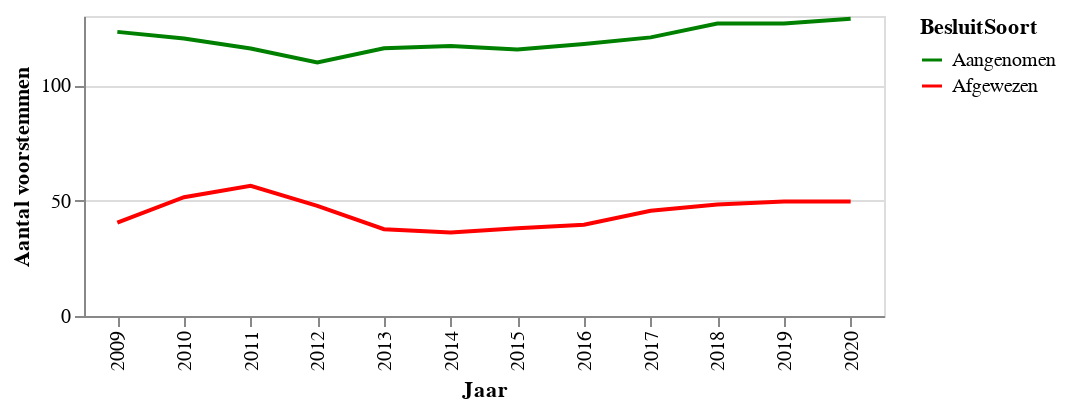

Write notebook code for a chart like this one.
### Markdown cell above
We onderzoeken alle aangenomen moties tussen 2009 en 2020. In totaal is er over bijna 30.000 moties gestemd. Het aantal moties stijgt, en met name het aantal aangenomen moties. In verkiezingsjaren (2010, 2012 en 2017) ligt het aantal moties duidelijk lager. Tussen 2012 en 2013 werden relatief veel moties afgewezen.

### Code cell
data = df.groupby(['Jaar', 'BesluitSoort']).agg(Aantal=('Voor', 'mean')).reset_index()
data = data.replace({0: 'Afgewezen', 1: 'Aangenomen'})

# source = source.melt('index',var_name='Stem', value_name='Gemiddeld aantal voorstemmen')
# source['index'] += 2008
chart = alt.Chart(data,width=400,height = 150).mark_line().encode(
    x=alt.X('Jaar:N', axis=alt.Axis(title='Jaar')),
    y='Aantal:Q',
    color=alt.Color('BesluitSoort:N',
                scale=alt.Scale(
        domain=['Aangenomen','Afgewezen'],
        range=['green', 'red']))

)
chart.encoding.y.title = 'Aantal voorstemmen'
chart

### Figure 1 — Vega-Lite specification as saved in the notebook (floating-point values rounded to 4 significant figures)
{"config": {"view": {"continuousWidth": 400, "continuousHeight": 300}}, "data": {"name": "data-bfa1c21578e72c97b0618e0cb5baa7b0"}, "mark": "line", "encoding": {"color": {"type": "nominal", "field": "BesluitSoort", "scale": {"domain": ["Aangenomen", "Afgewezen"], "range": ["green", "red"]}}, "x": {"type": "nominal", "axis": {"title": "Jaar"}, "field": "Jaar"}, "y": {"type": "quantitative", "field": "Aantal", "title": "Aantal voorstemmen"}}, "height": 150, "width": 400, "$schema": "https://vega.github.io/schema/vega-lite/v4.8.1.json", "datasets": {"data-bfa1c21578e72c97b0618e0cb5baa7b0": [{"Jaar": 2009, "BesluitSoort": "Afgewezen", "Aantal": 40.43}, {"Jaar": 2009, "BesluitSoort": "Aangenomen", "Aantal": 123.1}, {"Jaar": 2010, "BesluitSoort": "Afgewezen", "Aantal": 51.47}, {"Jaar": 2010, "BesluitSoort": "Aangenomen", "Aantal": 120.3}, {"Jaar": 2011, "BesluitSoort": "Afgewezen", "Aantal": 56.39}, {"Jaar": 2011, "BesluitSoort": "Aangenomen", "Aantal": 115.9}, {"Jaar": 2012, "BesluitSoort": "Afgewezen", "Aantal": 47.69}, {"Jaar": 2012, "BesluitSoort": "Aangenomen", "Aantal": 109.9}, {"Jaar": 2013, "BesluitSoort": "Afgewezen", "Aantal": 37.63}, {"Jaar": 2013, "BesluitSoort": "Aangenomen", "Aantal": 116.0}, {"Jaar": 2014, "BesluitSoort": "Afgewezen", "Aantal": 36.23}, {"Jaar": 2014, "BesluitSoort": "Aangenomen", "Aantal": 117.0}, {"Jaar": 2015, "BesluitSoort": "Afgewezen", "Aantal": 38.0}, {"Jaar": 2015, "BesluitSoort": "Aangenomen", "Aantal": 115.4}, {"Jaar": 2016, "BesluitSoort": "Afgewezen", "Aantal": 39.58}, {"Jaar": 2016, "BesluitSoort": "Aangenomen", "Aantal": 117.8}, {"Jaar": 2017, "BesluitSoort": "Afgewezen", "Aantal": 45.58}, {"Jaar": 2017, "BesluitSoort": "Aangenomen", "Aantal": 120.7}, {"Jaar": 2018, "BesluitSoort": "Afgewezen", "Aantal": 48.3}, {"Jaar": 2018, "BesluitSoort": "Aangenomen", "Aantal": 126.8}, {"Jaar": 2019, "BesluitSoort": "Afgewezen", "Aantal": 49.67}, {"Jaar": 2019, "BesluitSoort": "Aangenomen", "Aantal": 126.8}, {"Jaar": 2020, "BesluitSoort": "Afgewezen", "Aantal": 49.6}, {"Jaar": 2020, "BesluitSoort": "Aangenomen", "Aantal": 128.8}]}}
